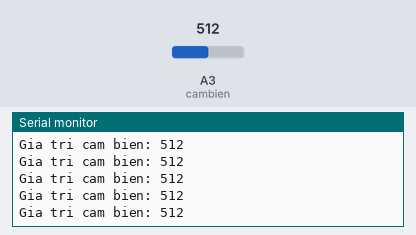
Bench run of a sketch on a simulated Arduino Uno, built with avr-gcc and run on an emulated ATmega328P. Parts: the last lines printed to the serial monitor. Inputs (shaded band) come from the test bench; at power-on: A3 (cambien) = 512.

Above: at 1.2 s.
1.3 s: A3 (cambien) set to 716
At 1.56 s:
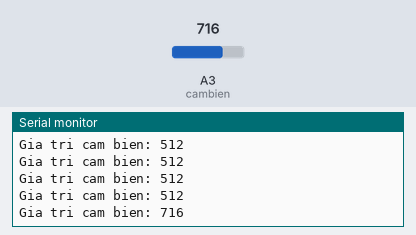
2.8 s: A3 (cambien) set to 900
At 2.96 s:
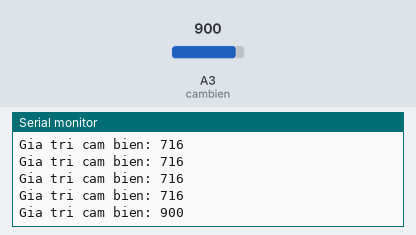
Timing chart, 0 to 5.8 s (numbered marks = the images above; inputs shaded):
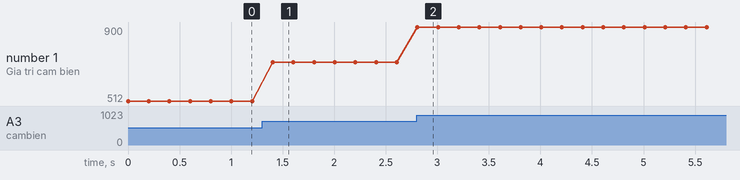

The sketch:

test.ino
```cpp
int cambien = A3;
int giatri;

void setup(){
  Serial.begin(9600);
  pinMode(cambien, INPUT);
}

void loop(){
  giatri = analogRead(cambien);
  Serial.print("Gia tri cam bien: ");
  Serial.println(giatri);
  delay(200);
}
```

Measured:
- after the input at 1.3 s, the serial monitor: prints a new line after 0.10 s (image 1)
- after the input at 2.8 s, the serial monitor: prints a new line at once (image 2)
- plotted number 1: 512 → 716 after the input at 1.3 s, 716 → 900 after the input at 2.8 s
